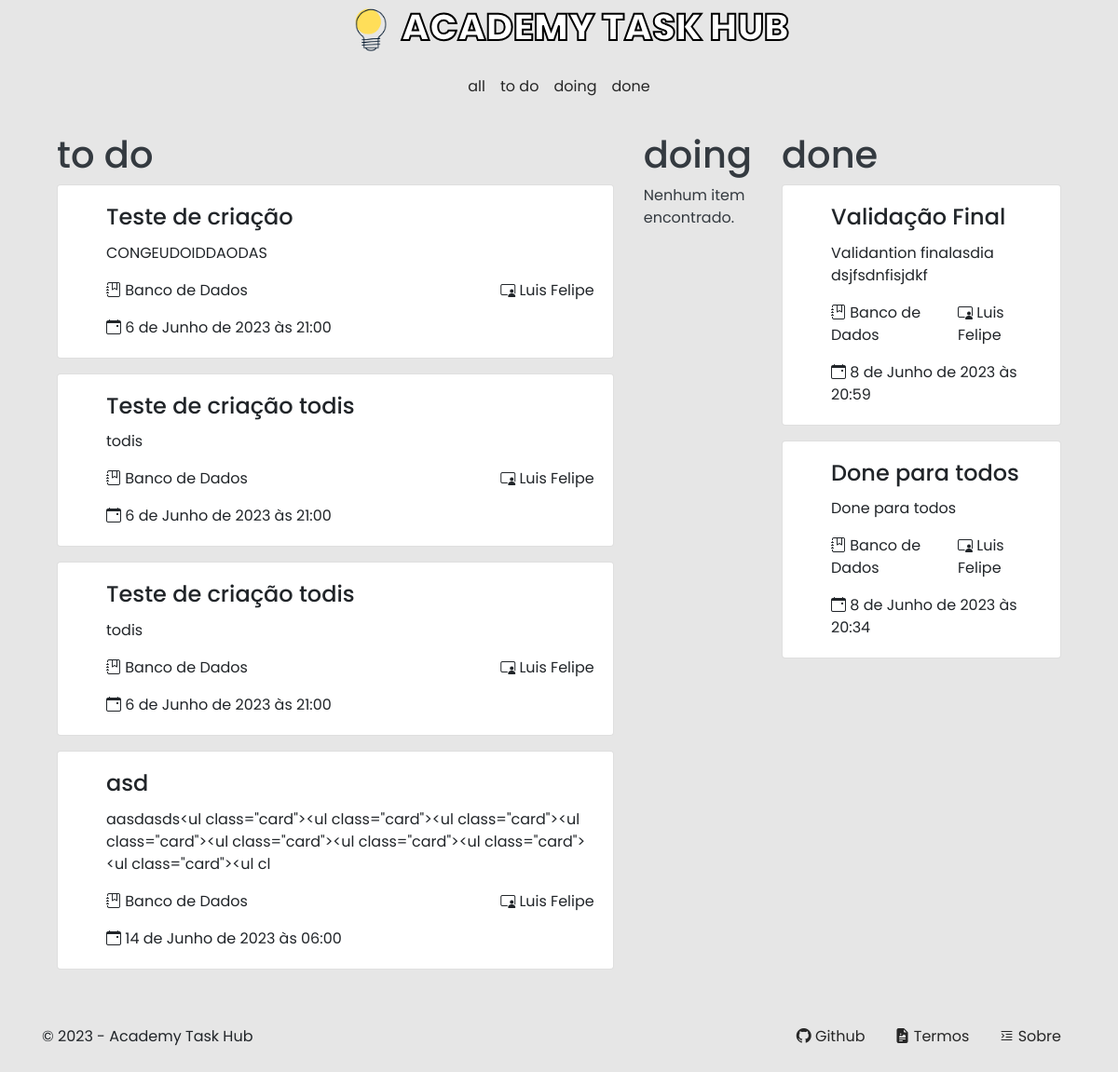
The page / on the database its author committed.
### apps/client/models.py (models this page shows, shortened)
class ItemList(models.Model):
    STATUS = (
        ('TODO', 'To Do'),
        ('DOING', 'Doing'),
        ('DONE', 'Done'),
    )
    TYPE = (
        ('P', 'Pessoal'),
        ('A', 'Para todos')
    )
    author = models.ForeignKey(User, on_delete=models.CASCADE)
    title = models.CharField(max_length=50)
    content = models.CharField(max_length=150)
    created_date = models.DateTimeField(auto_now_add=True)
    updated_date = models.DateTimeField(auto_now=True)
    due_date = models.DateTimeField()
    discipline = models.ForeignKey(Discipline, on_delete=models.CASCADE, blank=True, null=True)
    teacher = models.ForeignKey(Teacher, models.CASCADE, blank=True, null=True)
    status = models.CharField(max_length=5, choices=STATUS)
    type = models.CharField(max_length=1, choices=TYPE)

class Discipline(models.Model):
    name = models.CharField(max_length=20)
    is_technical_area = models.BooleanField()
    def __str__ (self) -> str:
        return self.name

class Teacher(models.Model):
    name = models.CharField(max_length=20)
    def __str__ (self) -> str:
        return self.name

### apps/home/views.py (the view, shortened to what this page needs)
# urls.py: path('', views.home, name='home'),
def home(request):
    if request.method == 'GET':
        atual_date = datetime.today().strftime("%Y-%m-%d")
        item_list_todo = ItemList.objects.filter(type='A').filter(status='TODO').order_by('due_date')
        item_list_doing = ItemList.objects.filter(due_date=atual_date).filter(status='DOING').order_by('-due_date')
        item_list_done = ItemList.objects.filter(type='A').filter(status='DONE').order_by('-due_date')
        return render(request, 'pages/home.html', context={
            'atual_date': atual_date,
            'item_list_todo': item_list_todo,
            'item_today': item_list_doing,
            'item_list_done': item_list_done,
        })

### apps/home/templates/pages/home.html
{% extends 'base.html' %}
{% load static %}
{% block body %}
    <section class="container section text-white d-flex justify-content-between align-items-start">
        <main class="to-do p-3 d-flex justify-content-center flex-column text-dark">
            <h1>to do</h1>
            {% for item in item_list_todo %}
                {% include '../partials/card-item.html' %}
            {% empty %}
                <p>Nenhum item encontrado.</p>
            {% endfor %}
        </main>
        <main class="doing p-3 d-flex justify-content-center flex-column text-dark">
            <h1>doing</h1>
            {% for item in item_list_doing %}
                {% include '../partials/card-item.html' %}
            {% empty %}
                <p>Nenhum item encontrado.</p>
            {% endfor %}
        </main>
        <main class="done p-3 d-flex justify-content-center flex-column text-dark">
            <h1>done</h1>
            {% for item in item_list_done %}
                {% include '../partials/card-item.html' %}
            {% empty %}
                <p>Nenhum item encontrado.</p>
            {% endfor %}
        </main>
    </section>
{% endblock body %}

### apps/home/templates/partials/card-item.html
<ul class="card" style="min-width: 300px;">
    <li class="card-body">
        <h4 class="card-title">{{ item.title }}</h4>
        <p class="card-text">{{ item.content }}</p>
        <div class="more d-flex justify-content-between">
            <p><i class="bi bi-journal-bookmark"></i> {{ item.discipline }}</p>
            <p><i class="bi bi-person-video3"></i> {{ item.teacher }}</p>
        </div>
        <p class="card-text"><i class="bi bi-calendar-event"></i> {{ item.due_date }}</p>
    </li>
</ul>

### templates/static/css/style.css (style rules this page uses)
ul li { list-style: none; }
body { background-color: #e6e6e6; }
.section { min-height: 80vh; }
* { font-family: 'Poppins', sans-serif; }
h1 { margin-top: 5px; }

### rows shown on the page
ItemList: title "Teste de criação", content "CONGEUDOIDDAODAS", discipline "Banco de Dados", teacher "Luis Felipe", due_date "6 de Junho de 2023 às 21:00"
ItemList: title "Teste de criação todis", content "todis", discipline "Banco de Dados", teacher "Luis Felipe", due_date "6 de Junho de 2023 às 21:00"
ItemList: title "Teste de criação todis", content "todis", discipline "Banco de Dados", teacher "Luis Felipe", due_date "6 de Junho de 2023 às 21:00"
ItemList: title "asd", content "aasdasds<ul class=\"card\"><ul class=\"card\"><ul class=\"card\"><ul class=\"card\"><ul class=\"card\"><ul class=\"card\"><ul class=\"card\"><ul class=\"card\"><ul cl", discipline "Banco de Dados", teacher "Luis Felipe", due_date "14 de Junho de 2023 às 06:00"
ItemList: title "Validação Final", content "Validantion finalasdia dsjfsdnfisjdkf", discipline "Banco de Dados", teacher "Luis Felipe", due_date "8 de Junho de 2023 às 20:59"
ItemList: title "Done para todos", content "Done para todos", discipline "Banco de Dados", teacher "Luis Felipe", due_date "8 de Junho de 2023 às 20:34"
